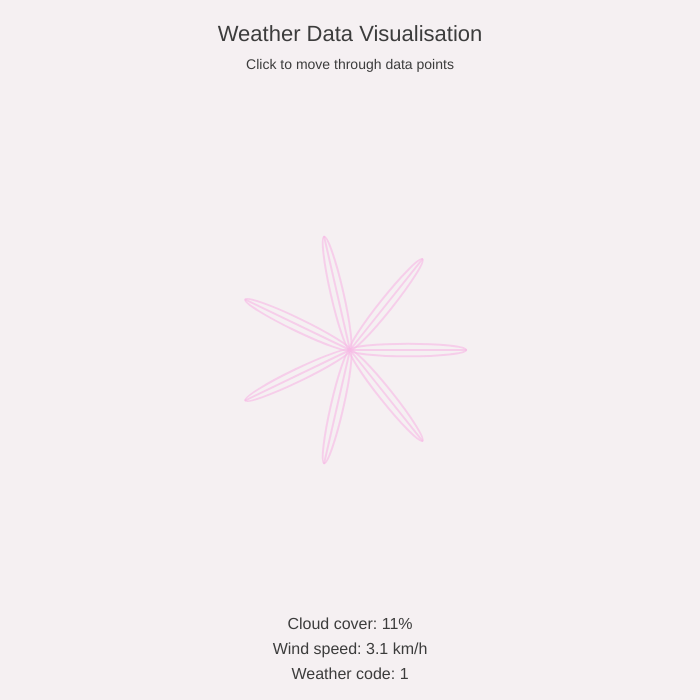
Frame 1 (no input)
Frame 60 (no input): identical to frame 1, image omitted
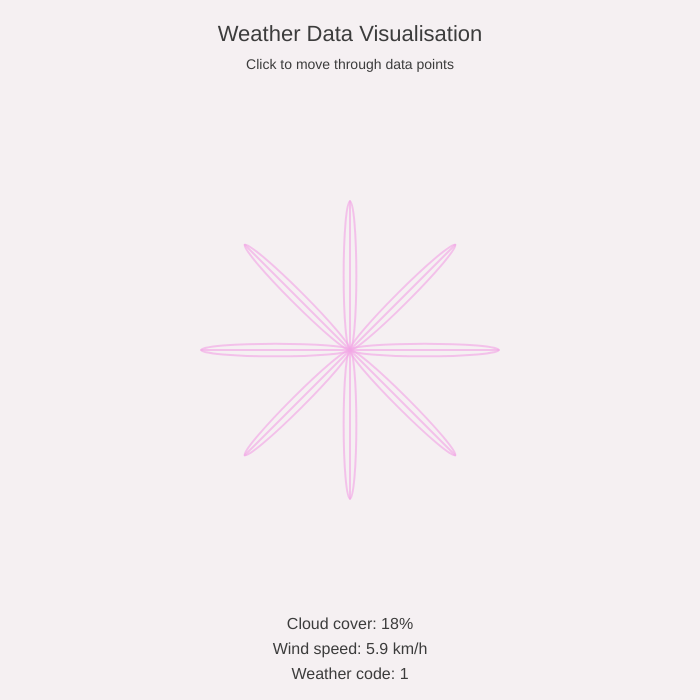
Frame 120 (the mouse pressed at the canvas centre since frame 60)

The p5.js sketch that drew these frames (run headless with seeded random() and noise() and a simulated clock; from frame 60 on, the mouse is pressed at the canvas centre):

// p5.js sketch
// ── sketch.js
let weather = [
  { cloud: 11, wind: 3.1, code: 1 },
  { cloud: 18, wind: 5.9, code: 1 },
  { cloud: 25, wind: 6.4, code: 1 },
  { cloud: 15, wind: 6.4, code: 1 },
  { cloud: 35, wind: 7.9, code: 1 },
  { cloud: 55, wind: 7.0, code: 1 },
  { cloud: 100, wind: 4.3, code: 3 },
  { cloud: 100, wind: 5.0, code: 3 },
  { cloud: 10, wind: 4.0, code: 1 },
  { cloud: 29, wind: 3.2, code: 2 },
  { cloud: 49, wind: 3.4, code: 2 },
  { cloud: 84, wind: 4.8, code: 3 },
  { cloud: 100, wind: 4.3, code: 3 },
  { cloud: 65, wind: 5.2, code: 2 },
  { cloud: 94, wind: 4.7, code: 3 },
  { cloud: 93, wind: 7.1, code: 61 },
  { cloud: 69, wind: 7.2, code: 2 },
  { cloud: 90, wind: 9.1, code: 3 },
  { cloud: 81, wind: 8.8, code: 2 },
  { cloud: 41, wind: 5.8, code: 2 }
];

let index = 0;

function setup() {
  createCanvas(700, 700);
  angleMode(DEGREES);
  textAlign(CENTER, CENTER);
}

function draw() {
  background(245, 240, 242);

  let d = weather[index];

  let symmetry = int(map(d.cloud, 0, 100, 6, 18));
  let petalLength = map(d.wind, 0, 12, 80, 220);
  let petalWidth = map(d.code, 0, 61, 12, 55);

  let r = map(d.cloud, 0, 100, 255, 180);
  let g = map(d.wind, 0, 12, 210, 120);
  let b = map(d.code, 0, 61, 230, 170);

  translate(width / 2, height / 2);

  noFill();
  stroke(r, g, b, 160);
  strokeWeight(2);

  for (let i = 0; i < symmetry; i++) {
    rotate(360 / symmetry);
    ellipse(petalLength / 2, 0, petalLength, petalWidth);
    line(0, 0, petalLength, 0);
  }

  resetMatrix();

  fill(60);
  noStroke();
  textSize(22);
  text("Weather Data Visualisation", width / 2, 35);

  textSize(16);
  text("Cloud cover: " + d.cloud + "%", width / 2, height - 75);
  text("Wind speed: " + d.wind + " km/h", width / 2, height - 50);
  text("Weather code: " + d.code, width / 2, height - 25);

  textSize(14);
  text("Click to move through data points", width / 2, 65);
}

function mousePressed() {
  index = (index + 1) % weather.length;
}
